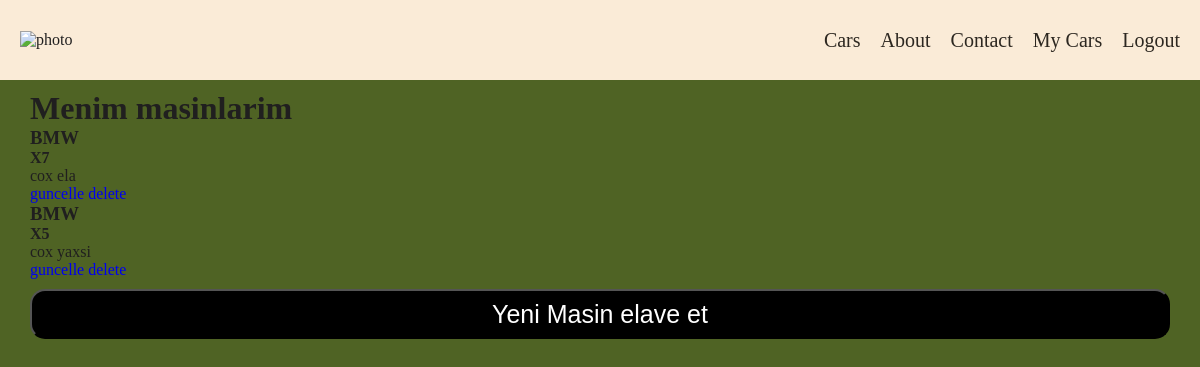
The page /mycar (signed in) on the database its author committed.
### cars/models.py (models this page shows)
class Cars(models.Model):
    author=models.ForeignKey("auth.User",on_delete=models.CASCADE)
    marka = models.CharField(max_length = 150)
    model = models.CharField(max_length = 150)
    description = RichTextField()
    added_date = models.DateTimeField( auto_now_add=True)
    photo = models.FileField(upload_to='photo',blank=True,null=True)

### cars/views.py (the view)
# urls.py: path('mycar', my_car_page,name="mycar"),
@login_required(login_url="account:login")
def my_car_page(request):
    cars=Cars.objects.filter(author=request.user)
    return render(request,'mycar.html',{'cars':cars})

### templates/mycar.html (shortened to what this page needs)
{% extends 'base.html' %}
{% block body %}
<h1>Menim masinlarim</h1>
{% for car in cars %}
 <div>
     <h3>{{car.marka}}</h3>
     <h4>{{car.model}}</h4>
     <p>{{car.description|safe}}</p>
     <a href="{% url 'update' car.id %}">guncelle</a>
     <a href="{% url 'delete' car.id %}">delete</a>
 </div>
{% endfor %}
<a href="{% url 'add' %}"><button class="btn">Yeni Masin elave et</button></a>
{% endblock %}

### static/style1.css (style rules this page uses)
* { margin: 0; padding: 0; box-sizing: border-box; text-decoration: none; list-style: none; }
body { background-color:rgb(79, 99, 36); color: rgb(32, 31, 31); }
.btn { text-align: center; width: 100%; height: 50px; background-color: black; color: white; margin-top: 10px; font-size: 25px; border-radius: 15px; cursor:pointer; }

### rows shown on the page
Cars: marka "BMW", model "X7", description "cox ela"
Cars: marka "BMW", model "X5", description "cox yaxsi"
